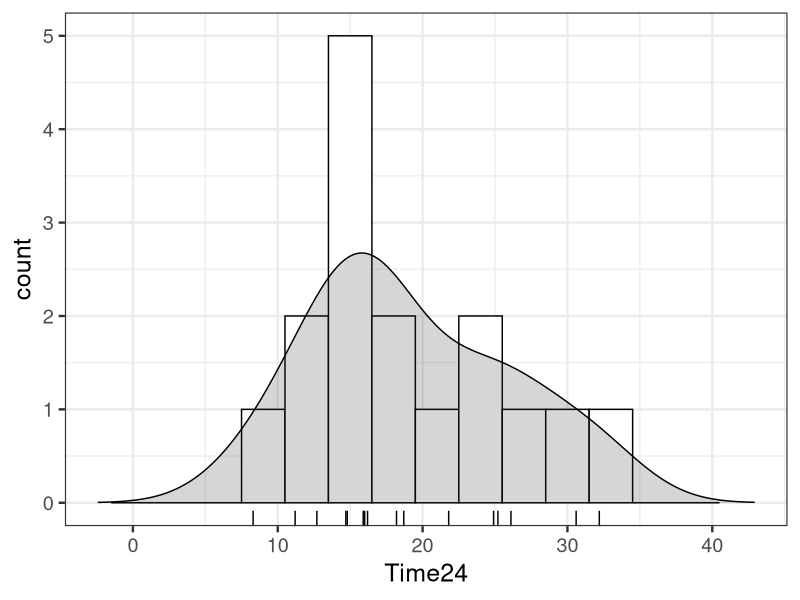

This figure's R source:
library(ggplot2)

d <- read.csv(file='input/data-conc-2.txt')
d_last <- d[ncol(d)]

bw <- 3.0
p <- ggplot(data=d_last, aes(x=Time24)) +
  theme_bw(base_size=18) +
  geom_histogram(binwidth=bw, color='black', fill='white') +
  geom_density(eval(bquote(aes(y=..count..*.(bw)))), alpha=0.2, color='black', fill='gray20') +
  geom_rug(sides='b') +
  labs(x='Time24', y='count') +
  xlim(range(density(d_last$Time24)$x))
ggsave(file='output/fig8-7-right.png', plot=p, dpi=300, w=4, h=4)
